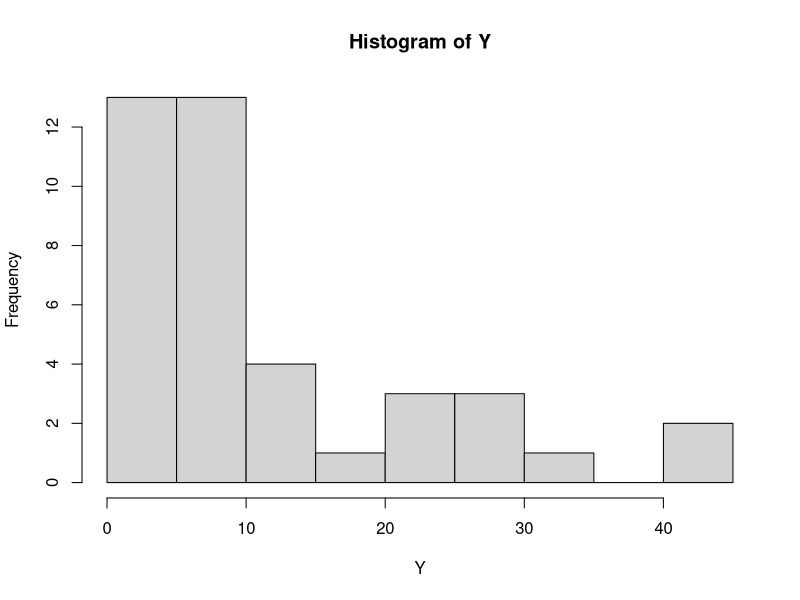
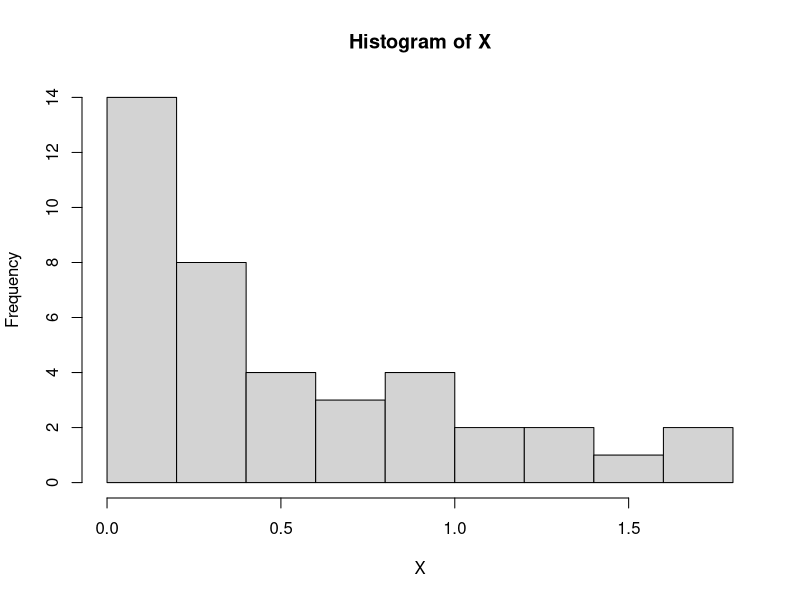

Recreate these plots in R, in order.
# ?????????????????? R ???????????????? 2020 ??1
# ???????????? 1. (2) ???? ???????? ?????????????????? ?????????? ?????? ?????????????????????????? ???????????????? ???? ???????? 10 ???? ??????. ?????????????????????? 100 ?????????????????? ???? ???????????????????? ???????????????????? ???????? ???? ?????????????? ???????? ????????????. ???????? ?? ???????????????? ???? ?????????????????????? ???????? ???? ????????????????? ???????? ?? ???????????????????? ?????????????????????? ???????? ???? ?????????????????? ?????? ???? ???????????? 15 ?????????????????

X = rpois(100,10)
log.l <- function( lambda= 7){
  r=dpois(X, lambda);
  -sum(log(r));
}
library(stats4);
mle(log.l)
teor <- (10^15 * exp(-10)) / factorial(15)
teor
funk <- dpois(15,10)
funk


# ???????????? 2.  ?????????? ???? ?????????????? ???? ?????????? ?????????????? ?? ???????????????? ????????????????????  Y. ???? ???????? ?????????????????? ???????????? ?? ???????????????? ???????????????? ???? Y
# c(1.13,1.83, 13.14, 41.22, 27.19,  7.13,  6.94, 24.22, 31.77,  1.03,  7.80, 26.90,  2.27,  3.21, 19.01,  5.98,  6.57, 9.47,  1.29,  6.99, 28.12,  6.13, 13.91, 21.37, 12.23,  7.29, 13.93, 40.32,  0.17,  7.23,  4.44,  3.59,  0.16, 22.27, 7.32,  4.82,  6.04,  3.80,  3.23,  6.04)

Y = c(1.13,1.83, 13.14, 41.22, 27.19,  7.13,  6.94, 24.22, 31.77,  1.03,  7.80, 26.90,  2.27,  3.21, 19.01,  5.98,  6.57, 9.47,  1.29,  6.99, 28.12,  6.13, 13.91, 21.37, 12.23,  7.29, 13.93, 40.32,  0.17,  7.23,  4.44,  3.59,  0.16, 22.27, 7.32,  4.82,  6.04,  3.80,  3.23,  6.04)

min(Y);max(Y);mean(Y);median(Y);sd(Y);var(Y);range(Y);IQR(Y);quantile(Y);sum(Y);
hist(Y)

log.m <- function(lambda = 7){
  r = dexp(Y,lambda)
  -sum(log(r))
}
library(stats4);
mle(log.m)
#lambda = 0.087 spored MPO

lambda = 0.087
#pravime Kolmogorov smirnov test za r-ba bidekji Y e od ANT
#h0: Y ima eksp r-ba
#ha: Y nema eksp r-ba
ks.test(Y, "pexp", lambda)
#PVAL=0.4854>0.05;h0 se prifakja; Y ima eksp r-ba

#h0: mu = 20
#h1: mu != 20
t.test(Y, alt="two.sided",mu=20,cong.level=0.95)


#???????????? 3. (2) ???? Grouper  ???? ?????????? ???????????????? ????????????????: ???? 12 ???????????? ???? ?????? ???? ?????????????????? ?????? 200 ??????????????, 5 ???? ???? ?????????????? ?????? 50%, ?? 7 ?????? 50%. ???? 24-???? ???????????? ???? ?????? ???????? ?????????????????? ???? 0 ???? 199 ??????????????, 16 ???????? ???? ?????????????? ?????? 50%, ?? ???????????????????? ???? ???????????? ?????? 50 %. ?????? ???????????????????? ???????????????????? ?? ?? ?????????????? ???? ????????????, ?? ?? ???????? ???? ?????????????????? ??????????????, ???? ???????? ???? ???????????????????? 0.05, ???????????????? ???????? ???????????? ?????????????????? ???????? ??????. 

#X- br na popust
#Y- br na prodadeni vauceri
pod <- matrix(c(7,16,5,8), 2,2, byrow=T)
dimnames(pod) <- list(c("pod 50", "nad 50"), c(">200", "0-199"))
pod

#so hi kvadrat testirame nez na obelezja
#h0: Xi Y se nez
#ha: X i Y se zavisni
chisq.test(pod, correct=FALSE)
#pval = 0.6236>0.05 ;se prifakja h0; nezavisni se


# juni 2017
# 1. (2+3) ??) ???? ???????????? ?????? ???????? ???????? ?? 10 ???????? ??????????????. ???????? ?????????????????????? ???? ???????????? ???? ?????????????? ????
# ???????? ?????????? ???? ??????????????, ????' ???????????? ???? ???? ?????????????? ???????????? ??????????. ???????? X ?? ???????????????????? ????????????????????
# ???????? ???? ???????? ???????????? ???? ?????????????? ???? ???????? ??????????????????????.
# ??) ???? ???? ???????????????? 50 ?????????????????? ???? ?????????????????????????? ?? ?????????????????????? ???? ???? ??????????????????.
# ??) ???? ?????????????????? ???????????????? ???? ???? ?????????? ???????????????? ???? ?????????????? ???? ???????????????????? ???????? ???? ?????????????? ????
# ???????? ??????????????????????. ???? ???? ???????????????? ???????? ???????????????????? ???????????????? ???? ???? ?????????? ???? ???????????????????? ????
# ??????????????. ???? ???? ?????????????? ???????????????????? ???????? ???????????????????? ???????? ???? ?????????????? ???? ???????????????????? ???? ????????????
# ?????????? ?? 5.

x <- rgeom(50,1/11)
min(x);max(x);mean(x);median(x);sd(x);var(x);range(x);IQR(x);quantile(x);sum(x);
interval = function(t,alpha){
  m = mean(t)
  s = sd(t)
  n = length(t)
  z = qnorm(1-alpha/2)
  c(m-z*s/sqrt(n),m+z*s/sqrt(n))
}
interval(x,0.95)
mean(x)

#h0: mu = 5
#ha: mu!=5
t.test(x,alt="two.sided",mu=5,conf.level=0.95)
# se prifakja ha

#2. (1/2.5) ???? ???????? ???????????? ?????????????????????????? ???????????? ???? ?????????????? ??????????, ?????? ?????? ???? ?????? ???????????? ????
# ?????????????????????? ???????????? ???? ???????? ????????????. ???????????? ???? ?????????????????? ???? ???????????? ???????????? ????????????????????????????
# ?????????????????????? ????????????.
# x=c(0.053, 0.246, 0.528, 0.233, 0.161, 1.749,0.690, 0.097, 0.839, 0.122, 0.093, 0.525, 0.952, 1.601,1.059,
#   0.395, 1.286, 0.0143,0.009, 0.268, 0.0334, 0.807, 0.102, 0.043, 0.795, 0.280, 0.067, 0.747, 0.449, 0.060,
#   0.395, 0.079, 0.365, 1.379, 0.042, 0.560, 0.205, 1.099, 1.444, 0.832)

X <- c(0.053, 0.246, 0.528, 0.233, 0.161, 1.749,0.690, 0.097, 0.839, 0.122, 0.093, 0.525, 0.952, 1.601,1.059,0.395, 1.286, 0.0143,0.009, 0.268, 0.0334, 0.807, 0.102, 0.043, 0.795, 0.280, 0.067, 0.747, 0.449, 0.060,0.395, 0.079, 0.365, 1.379, 0.042, 0.560, 0.205, 1.099, 1.444, 0.832)
hist(X)
# momenti
l = mean(X)
1/l

# maksimalna podobnost
log.l <- function( lambda= 1){
  r=dexp(X, lambda);
  -sum(log(r));
}
library(stats4);
mle(log.l)

#3. (2.5) ?????????????? ???? ???????????????????? ???????? ???? ?????????????? ???????????????????? ???????? ?????????????????????????????? ???? ?????????????? ??
# ?????????????????? ???? ???????????????? ???? ??????????????????????. ???? ???????????????????? ???? ?????????????? ???????????????? ???? 300 ?????????? ????
# ?????????????? ???? 30 ???????????? ???? ???????????? ???????????????? ????????????
# ?????? ?????????????????? ???? ?????????????? ???? ?????????????????????

X = matrix(c(82,74,48,96),2,2,byrow = T)
chisq.test(x,correct = T)
# p-val > alfa, h0 se prifakja


